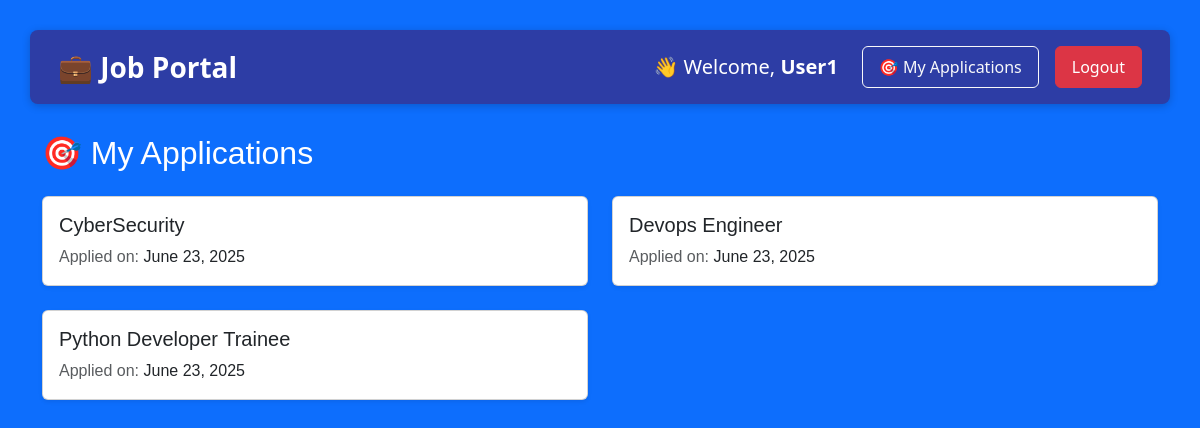
Before: /my-applications/ (signed in) with the older database file.
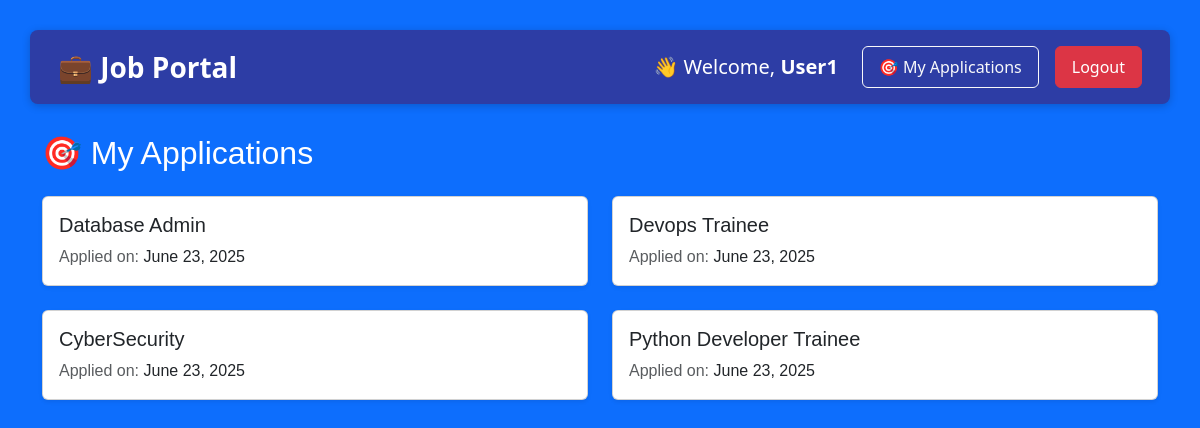
After: the same page with the newer database file.
### jobapp/models.py (models this page shows, shortened)
class Application(models.Model):
    job = models.ForeignKey(Job, on_delete=models.CASCADE)
    name = models.CharField(max_length=100)
    email = models.EmailField()
    resume = models.FileField(upload_to='resumes/', null=True, blank=True)
    applied_at = models.DateTimeField(auto_now_add=True)
    applicant = models.ForeignKey(User, on_delete=models.CASCADE, null=True, blank=True)
    class Meta:
        unique_together = ('job', 'applicant')  # ✅ Prevents duplicates at DB level

class Job(models.Model):
    title = models.CharField(max_length=100)
    description = models.TextField()
    category = models.CharField(max_length=50, choices=JOB_CATEGORIES, default='Software')
    company = models.CharField(max_length=100)
    location = models.CharField(max_length=100)
    salary = models.IntegerField()
    posted_by = models.ForeignKey(User, on_delete=models.CASCADE, related_name='jobs')
    posted_on = models.DateTimeField(default=timezone.now)

### jobapp/views.py (the view)
# urls.py: path('my-applications/', views.my_applications, name='my_applications'),
@login_required
def my_applications(request):
    applications = Application.objects.filter(applicant=request.user).order_by('-applied_at')
    unique_apps = OrderedDict()  # Preserves order
    for app in applications:
        if app.job.id not in unique_apps:
            unique_apps[app.job.id] = app
    deduplicated_applications = list(unique_apps.values())
    return render(request, 'jobapp/my_applications.html', {
        'applications': deduplicated_applications
    })

### jobapp/templates/jobapp/my_applications.html
{% extends 'jobapp/home.html' %}
{% block content %}
  <h2 class="text-white mb-4">🎯 My Applications</h2>
  {% if applications %}
    <div class="row row-cols-1 row-cols-md-2 g-4">
      {% for app in applications %}
        <div class="col">
          <div class="card shadow-sm h-100">
            <div class="card-body">
              <h5 class="card-title text-dark">{{ app.job.title }}</h5>
              <p class="card-text">
                <span class="text-muted">Applied on:</span>
                {{ app.applied_at|date:"F j, Y" }}
              </p>
            </div>
          </div>
        </div>
      {% endfor %}
    </div>
  {% else %}
    <div class="alert alert-info" role="alert">
      You haven’t applied to any jobs yet.
    </div>
  {% endif %}
{% endblock %}

### jobapp/templates/jobapp/home.html (shortened to what this page needs)
{% extends 'jobapp/base.html' %}
{% load static %}

### jobapp/templates/jobapp/base.html (shortened to what this page needs)
{% load static %}
<!DOCTYPE html>
<html lang="en">
<head>
    <link href="https://cdn.jsdelivr.net/npm/bootstrap@5.3.2/dist/css/bootstrap.min.css" rel="stylesheet">
    <link rel="stylesheet" href="{% static 'jobapp/style.css' %}">
</head>
<body class="bg-primary text-white">
<div class="navbar-custom d-flex justify-content-between align-items-center p-3">
  <div class="container-fluid d-flex justify-content-between align-items-center">
    <a class="text-white fs-3 fw-bold text text-decoration-none" href="#">
      💼 Job Portal
    </a>
    <div class="d-flex align-items-center">
      {% if request.user.is_authenticated %}
        <span class="text-white me-4 fs-5">👋 Welcome, <strong>{{ request.user.username }}</strong></span>
        {% if request.user.userprofile.role == "Job Seeker" %}
          <a href="{% url 'my_applications' %}" class="btn btn-outline-light me-3 fs-6 px-3 py-2">🎯 My Applications</a>
        {% elif request.user.userprofile.role == "Employer" %}
          <a href="{% url 'my_jobs' %}" class="btn btn-outline-light me-3 fs-6 px-3 py-2">📋 My Jobs</a>
        {% endif %}
        <a href="{% url 'logout' %}" class="btn btn-danger fs-6 px-3 py-2">Logout</a>
      {% endif %}
    </div>
  </div>
</div>
    <div class="container mt-4">
        {% block content %}{% endblock %}
    </div>
</body>
</html>

### jobapp/static/jobapp/style.css (style rules this page uses)
body { font-family: Arial, sans-serif; padding: 20px; background-color: #f4f4f4; }
body { background-color: rgb(45, 61, 165) !important; }
body { font-family: Arial, sans-serif; padding: 30px; background-color: #f4f4f4; }
body { background: #f0f2f5; }
.navbar-custom { display: flex; justify-content: space-between; align-items: center; background-color: rgb(45, 61, 165); padding: 14px 30px; color: white; font-family: 'Segoe UI', sans-serif; border-radius: 8px; box-shadow: 0 2px 8px rgba(0, 0, 0, 0.2); margin-bottom: 30px; }

Changed rows visible on the page:
removed Application: job "Devops Engineer", applied_at "June 23, 2025"
added Application: job "Database Admin", applied_at "June 23, 2025"
added Application: job "Devops Trainee", applied_at "June 23, 2025"
